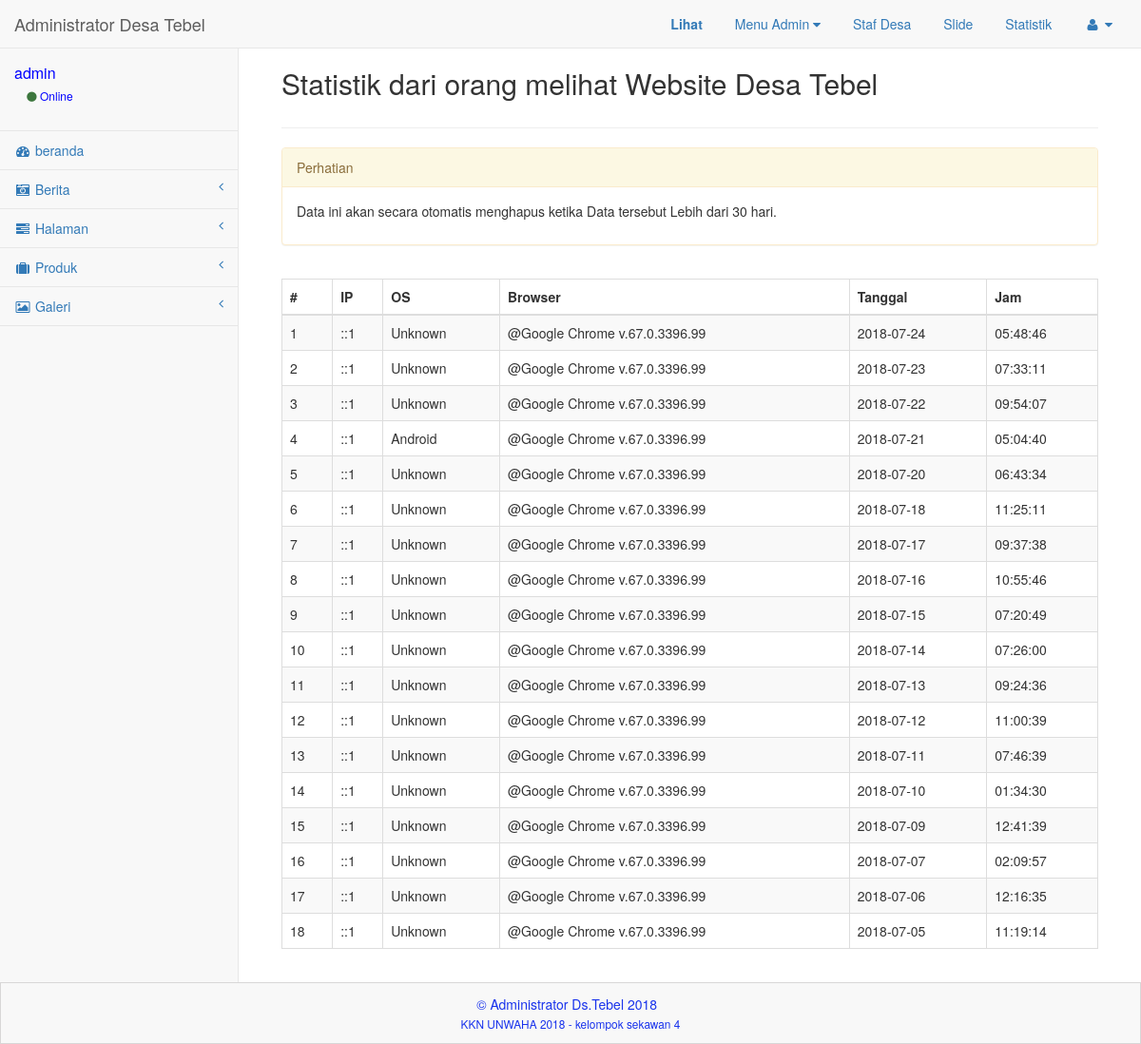
Page /admin.php?tampil=statistik&hal=1 (signed in) on the committed database.
### tables this page shows
CREATE TABLE IF NOT EXISTS `user` (
`id_user` int(11) NOT NULL,
  `nama` varchar(60) NOT NULL,
  `alamat` text NOT NULL,
  `job` varchar(50) NOT NULL,
  `lp` varchar(25) NOT NULL,
  `level` int(5) NOT NULL,
  `foto` text NOT NULL,
  `username` varchar(50) NOT NULL,
  `password` varchar(255) NOT NULL,
  `urutan` int(3) NOT NULL,
  `created` int(11) NOT NULL,
  `bagian` varchar(20) NOT NULL
);

CREATE TABLE IF NOT EXISTS `statistik` (
`id_statistik` int(11) NOT NULL,
  `ip` text NOT NULL,
  `os` text NOT NULL,
  `browser` text NOT NULL,
  `tanggal` date NOT NULL,
  `jam` time NOT NULL
);

CREATE TABLE IF NOT EXISTS `tampil` (
`id_tampil` int(1) NOT NULL,
  `titel` varchar(35) NOT NULL,
  `tahun` int(11) NOT NULL,
  `suka` int(11) NOT NULL,
  `tidak` int(11) NOT NULL,
  `notelpon` varchar(15) NOT NULL,
  `email` varchar(50) NOT NULL,
  `info` text NOT NULL
);

### admin/statistik_dt.php (the view)
<?php
	$sql_st = $mysqli->query ("SELECT * FROM statistik ORDER BY tanggal DESC") or die (mysqli_error());
?>
<div class="container-fluid">
	<div class="row">
    	<div class="col-lg-12">
        	<h2>Statistik dari orang melihat Website Desa Tebel</h2>
		</div>
	</div>
        <hr>
    <div class="row">
		<div class="col-sm-12">
			<div class="panel panel-warning">
				<div class="panel-heading">Perhatian</div>
				<div class="panel-body">
					<p>Data ini akan secara otomatis menghapus ketika Data tersebut Lebih dari 30 hari.</p>
				</div>
			</div>
		</div>
	</div>
	<div class="row">
		<div class="panel-body">
			<div class="table-responsive">
				<table class="table table-striped table-bordered table-hover">
					<thead>
						<tr>
							<th>#</th>
							<th>IP</th>
							<th>OS</th>
							<th>Browser</th>
							<th>Tanggal</th>
							<th>Jam</th>
						</tr>
					</thead>
					<tbody>
					<?php $no=1; while ($dt_st = mysqli_fetch_array($sql_st)) : ?>
						<tr>
							<td><?= $no; ?></td>
							<td><?= $dt_st['ip']; ?></td>
							<td><?= $dt_st['os']; ?></td>
							<td>@<?= $dt_st['browser']; ?></td>
							<td><?= $dt_st['tanggal']; ?></td>
							<td><?= $dt_st['jam']; ?></td>
						</tr>
					<?php $no++; endwhile; ?>
					</tbody>
				</table>
			</div>
		</div>
	</div>
</div>

### admin.php (shortened to what this page needs)
<?php
    if(!empty($_SESSION['username']) and !empty($_SESSION['password'])){
        include("lib/koneksi.php");
        ?>
        <!DOCTYPE html>
        <html lang="en">
        <head>
            <link href="template/admin/vendor/bootstrap/css/bootstrap.min.css" rel="stylesheet">
            <link href="template/admin/vendor/metisMenu/metisMenu.min.css" rel="stylesheet">
            <link href="template/admin/vendor/bootstrap-social/bootstrap-social.css" rel="stylesheet">
            <link href="template/admin/dist/css/sb-admin-2.css" rel="stylesheet">
            <link href="template/admin/vendor/font-awesome/css/font-awesome.min.css" rel="stylesheet" type="text/css">
        </head>
            <body>
                <div id="wrapper">
                    <nav class="navbar navbar-default navbar-static-top" role="navigation" style="margin-bottom: 0">
                        <div class="navbar-header">
                            <a class="navbar-brand" href="?tampil=beranda">Administrator Desa Tebel</a>
                        </div>
                        <?php include("admin/menu_atas.php") ?>
                        <?php include("admin/menu_kiri.php") ?>
                    </nav>
                    <div id="page-wrapper">
                        <?php include("konten/konten.php"); ?>
                    </div>
                </div>
                <?php
                    $dt=mysqli_fetch_array($mysqli->query("SELECT * FROM tampil"))
                ?>
                <div id="footer" style="height: 65px; margin: 0 auto;  color: #1933EC; background-color:#f8f8f8; border:1px solid rgb(216, 215, 215);">
                    <p style="  padding: 12px 0 0; text-align: center;">
                        &copy;  Administrator Ds.Tebel&nbsp;<?php echo $dt['tahun']; ?> &nbsp;<br>
                        <small class="right">KKN UNWAHA 2018 - kelompok sekawan 4</small>
                    </p>
                </div>
            </body>
        </html>
        <?php
    }else{
        header("Location: index.php");
        exit;
    }
?>

### admin/menu_kiri.php (shortened to what this page needs)
<?php
        $data=mysqli_fetch_array($mysqli->query("SELECT * FROM user where id_user='$_SESSION[id_user]'"));
        $nama = $data['nama'];
?>
<div class="navbar-default sidebar" role="navigation">
    <div class="sidebar-nav navbar-collapse">
        <ul class="nav" id="side-menu">
            <li class="sidebar-search">
                <div class="input-group custom-search-form">
                    <p style="font-size: 16px; color: blue;"><?php echo $nama; ?><br>
                        <small style="font-size: 12px;">&nbsp;&nbsp;&nbsp;&nbsp;<i class="fa fa-circle text-success"></i> Online
                        </small>
                    </p>
                </div>
            </li>
            <li>
                <a href="?tampil=beranda" style="text-transform: lowercase;"><i class="fa fa-dashboard fa-fw"></i> beraNDA</a>
            </li>
             <?php
                    echo "<li>
                            <a href='#'><i class='fa fa-camera-retro fa-fw' style='text-transform: lowercase;'></i> Berita<span class='fa arrow'></span></a>";
                    echo "</li>";
                    echo "<li>
                            <a href='#'><i class='fa fa-tasks fa-fw'></i> Halaman<span class='fa arrow'></span></a>";
                    echo "</li>";
                    echo "<li>
                            <a href='#'><i class='fa fa-suitcase fa-fw'></i> Produk<span class='fa arrow'></span></a>";
                    echo "</li>";
                    echo "<li>
                            <a href='#'><i class='fa fa-picture-o fa-fw'></i> Galeri<span class='fa arrow'></span></a>";
                    echo "</li>";
            ?>
        </ul>
    </div>
</div>

### rows in the picture
user: nama "admin"
statistik: ip "::1", os "Unknown", browser "Google Chrome v.67.0.3396.99", tanggal "2018-07-24", jam "05:48:46"
statistik: ip "::1", os "Unknown", browser "Google Chrome v.67.0.3396.99", tanggal "2018-07-23", jam "07:33:11"
statistik: ip "::1", os "Unknown", browser "Google Chrome v.67.0.3396.99", tanggal "2018-07-22", jam "09:54:07"
statistik: ip "::1", os "Android", browser "Google Chrome v.67.0.3396.99", tanggal "2018-07-21", jam "05:04:40"
statistik: ip "::1", os "Unknown", browser "Google Chrome v.67.0.3396.99", tanggal "2018-07-20", jam "06:43:34"
statistik: ip "::1", os "Unknown", browser "Google Chrome v.67.0.3396.99", tanggal "2018-07-18", jam "11:25:11"
statistik: ip "::1", os "Unknown", browser "Google Chrome v.67.0.3396.99", tanggal "2018-07-17", jam "09:37:38"
statistik: ip "::1", os "Unknown", browser "Google Chrome v.67.0.3396.99", tanggal "2018-07-16", jam "10:55:46"
statistik: ip "::1", os "Unknown", browser "Google Chrome v.67.0.3396.99", tanggal "2018-07-15", jam "07:20:49"
statistik: ip "::1", os "Unknown", browser "Google Chrome v.67.0.3396.99", tanggal "2018-07-14", jam "07:26:00"
statistik: ip "::1", os "Unknown", browser "Google Chrome v.67.0.3396.99", tanggal "2018-07-13", jam "09:24:36"
statistik: ip "::1", os "Unknown", browser "Google Chrome v.67.0.3396.99", tanggal "2018-07-12", jam "11:00:39"
statistik: ip "::1", os "Unknown", browser "Google Chrome v.67.0.3396.99", tanggal "2018-07-11", jam "07:46:39"
statistik: ip "::1", os "Unknown", browser "Google Chrome v.67.0.3396.99", tanggal "2018-07-10", jam "01:34:30"
statistik: ip "::1", os "Unknown", browser "Google Chrome v.67.0.3396.99", tanggal "2018-07-09", jam "12:41:39"
statistik: ip "::1", os "Unknown", browser "Google Chrome v.67.0.3396.99", tanggal "2018-07-07", jam "02:09:57"
statistik: ip "::1", os "Unknown", browser "Google Chrome v.67.0.3396.99", tanggal "2018-07-06", jam "12:16:35"
statistik: ip "::1", os "Unknown", browser "Google Chrome v.67.0.3396.99", tanggal "2018-07-05", jam "11:19:14"
tampil: tahun "2018"
